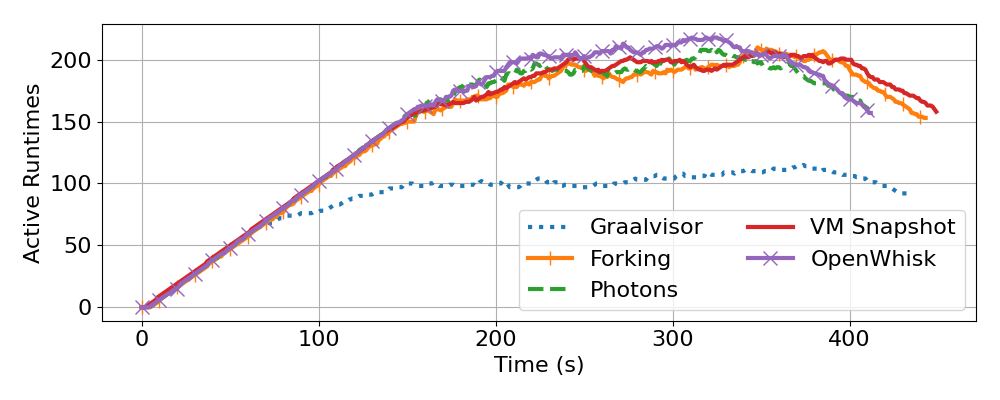

The Python source for this figure:
#!/usr/bin/python

import matplotlib
import matplotlib.pyplot as plt
import numpy as np

gv      = np.loadtxt("gv_dc_active_lambdas.txt")
gv_fork = np.loadtxt("gv_fork_active_lambdas.txt")
cr      = np.loadtxt("cr_active_lambdas.txt")
ph      = np.loadtxt("ph_active_lambdas.txt")
gv_snap = np.loadtxt("gv_snap_active_lambdas.txt")

matplotlib.rcParams.update({'font.size': 16})
plt.rcParams["figure.figsize"] = (10, 4)
plt.plot(gv,      linestyle = ":",                                               linewidth = 3, label = "Graalvisor")
plt.plot(gv_fork, linestyle = "-",  marker = "|", markersize = 10, markevery=10, linewidth = 3, label = "Forking")
plt.plot(ph,      linestyle = "--",                                              linewidth = 3, label = "Photons")
plt.plot(gv_snap, linestyle = "-",                                               linewidth = 3, label = "VM Snapshot")
plt.plot(cr,      linestyle = "-",  marker = "x", markersize = 10, markevery=10, linewidth = 3, label = "OpenWhisk")
plt.xlabel("Time (s)")
plt.ylabel("Active Runtimes")
plt.grid()
plt.legend(ncol=2, loc='lower right')
plt.tight_layout()
plt.savefig("azure-replay-active-lambdas.pdf")
plt.savefig("azure-replay-active-lambdas.png")
plt.show()
